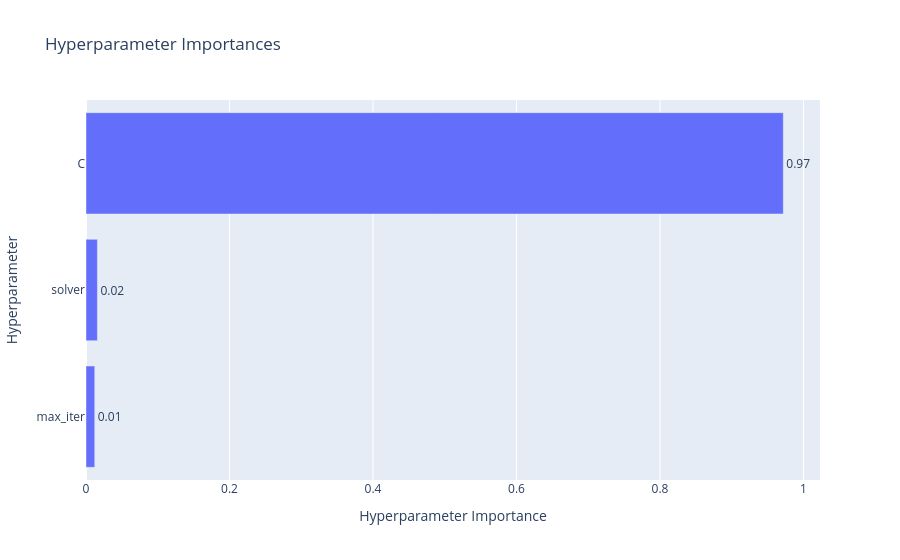

Notebook code cell kept with this figure:
### Code cell
plot_param_importances(study_log)

### Figure 1 — Plotly figure (JSON) as saved in the notebook; plotly's stock layout.template omitted (floating-point values rounded to 4 significant figures)
{"data": [{"cliponaxis": false, "hovertemplate": ["max_iter (IntDistribution): 0.012211722149077639<extra></extra>", "solver (CategoricalDistribution): 0.01590971190414982<extra></extra>", "C (FloatDistribution): 0.9718785659467726<extra></extra>"], "name": "Objective Value", "orientation": "h", "text": ["0.01", "0.02", "0.97"], "textposition": "outside", "type": "bar", "x": [0.01221, 0.01591, 0.9719], "y": ["max_iter", "solver", "C"]}], "layout": {"title": {"text": "Hyperparameter Importances"}, "xaxis": {"title": {"text": "Hyperparameter Importance"}}, "yaxis": {"title": {"text": "Hyperparameter"}}}}
